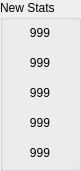
  <widget class="QGroupBox" name="FinalStatsBox">
   <property name="geometry">
    <rect>
     <x>260</x>
     <y>40</y>
     <width>81</width>
     <height>171</height>
    </rect>
   </property>
   <property name="title">
    <string>New Stats</string>
   </property>
   <widget class="QLabel" name="MaxHP_2">
    <property name="geometry">
     <rect>
      <x>10</x>
      <y>25</y>
      <width>60</width>
      <height>16</height>
     </rect>
    </property>
    <property name="text">
     <string>999</string>
    </property>
    <property name="alignment">
     <set>Qt::AlignCenter</set>
    </property>
   </widget>
   <widget class="QLabel" name="Defense_2">
    <property name="geometry">
     <rect>
      <x>10</x>
      <y>85</y>
      <width>60</width>
      <height>16</height>
     </rect>
    </property>
    <property name="text">
     <string>999</string>
    </property>
    <property name="alignment">
     <set>Qt::AlignCenter</set>
    </property>
   </widget>
   <widget class="QLabel" name="Luck_2">
    <property name="geometry">
     <rect>
      <x>10</x>
      <y>145</y>
      <width>60</width>
      <height>16</height>
     </rect>
    </property>
    <property name="text">
     <string>999</string>
    </property>
    <property name="alignment">
     <set>Qt::AlignCenter</set>
    </property>
   </widget>
   <widget class="QLabel" name="Speed_2">
    <property name="geometry">
     <rect>
      <x>10</x>
      <y>115</y>
      <width>60</width>
      <height>16</height>
     </rect>
    </property>
    <property name="text">
     <string>999</string>
    </property>
    <property name="alignment">
     <set>Qt::AlignCenter</set>
    </property>
   </widget>
   <widget class="QLabel" name="Power_2">
    <property name="geometry">
     <rect>
      <x>10</x>
      <y>55</y>
      <width>60</width>
      <height>16</height>
     </rect>
    </property>
    <property name="text">
     <string>999</string>
    </property>
    <property name="alignment">
     <set>Qt::AlignCenter</set>
    </property>
   </widget>
  </widget>
